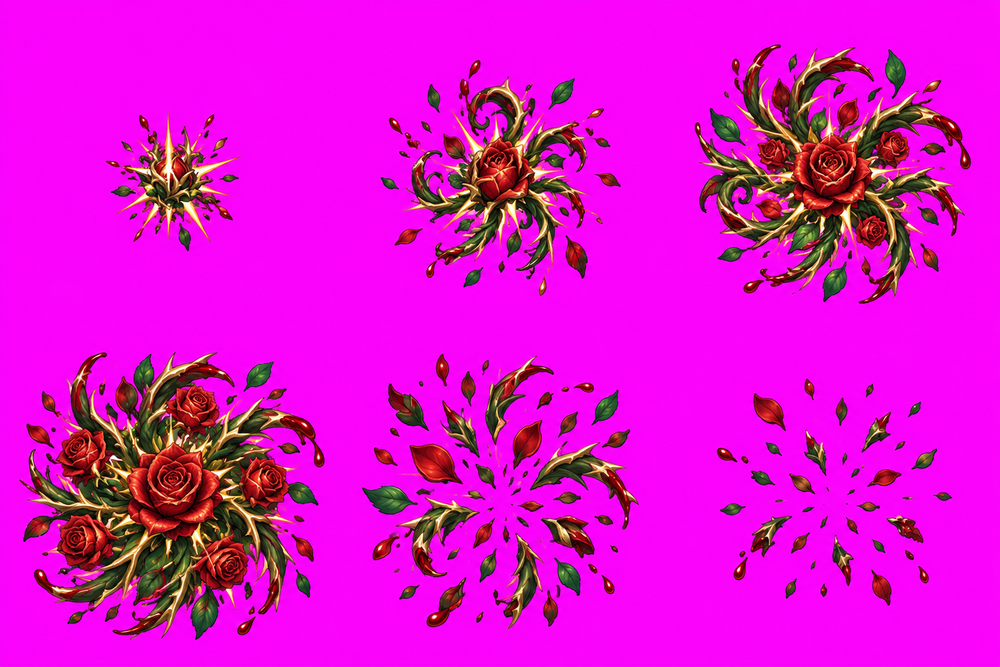
#> input picture assets/fx/bosses/briar/raw.png, 1000 x 667 px, shrunk from 1536 x 1024 before the run
$ python despill_magenta.py ../../../../fx/bosses/briar/raw.png
#> lines starting #> are read from the running program, lines starting #| are printed output that depends on the picture; after the words box and inside, x2 and y2 are one past the last pixel; in counts of white or black regions, pixels touching at a corner belong together
#> further down, src is the input picture: PIL image 1000x667 RGB; mean R, G, B 221.1, 16.2, 206.6
"""Remove leftover magenta chroma-key fringe from transparent sprite sheets (lossless, in place).

Only pixels near the transparent edge (or semi-transparent ones) whose colour is tinted toward
#FF00FF are touched; their RGB is replaced by the nearest clean opaque pixel's colour, alpha kept.
Strongly magenta pixels trapped inside the body (enclosed key gaps) are recoloured the same way.
Outline pixels near the edge with a purple cast get their blue pulled down toward red-brown.
Isolated pink specks (tiny components that are mostly magenta) are cleared.
Usage: python despill_magenta.py [--dry] <image> [...]
"""
import sys
import numpy as np
from PIL import Image
from scipy import ndimage

def despill(im):
    a = np.asarray(im.convert("RGBA")).astype(np.int32)
    r, g, b, al = a[..., 0], a[..., 1], a[..., 2], a[..., 3]
#> al: shape (667, 1000) int32; every value is 255
    tint = (np.minimum(r, b) - g > 35) & (b * 100 > r * 45) & (al > 0)
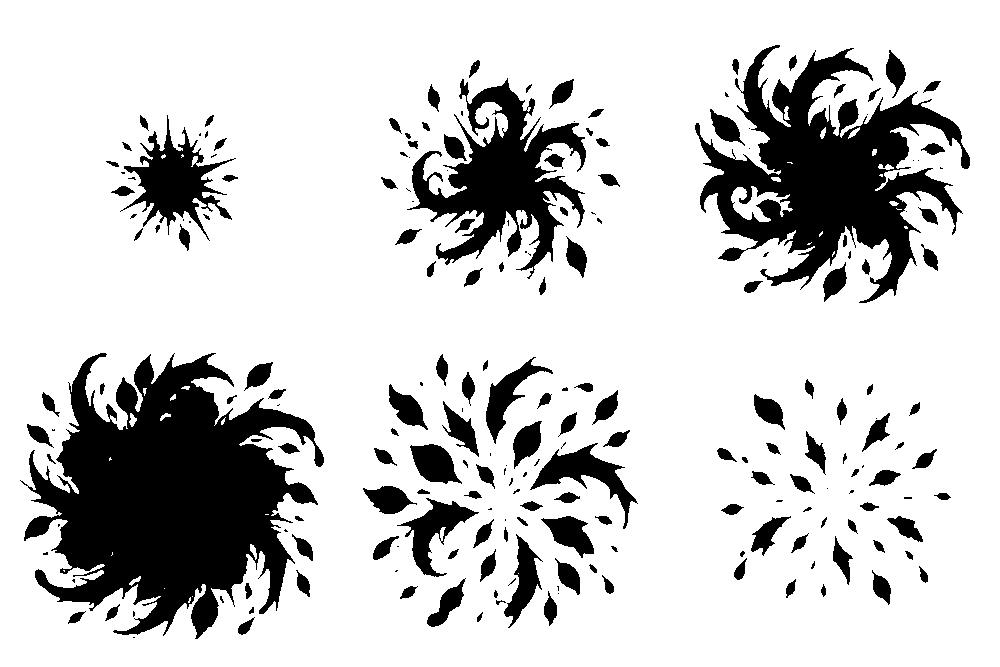
#> tint: shape (667, 1000) bool; 80.8% white; 211 black regions (65 under 20 px), largest, box (x1, y1, x2, y2) and area: (20, 353, 324, 639) 47127, (695, 45, 970, 303) 29029, (407, 78, 586, 279) 13613
    solid = al >= 64
#> solid: shape (667, 1000) bool; every value is 1
    near_edge = ndimage.binary_dilation(~solid, iterations=3)
#> near_edge: shape (667, 1000) bool; every value is 0
    strong = (np.minimum(r, b) - g > 60) & (b * 100 > r * 55) & (al > 0)
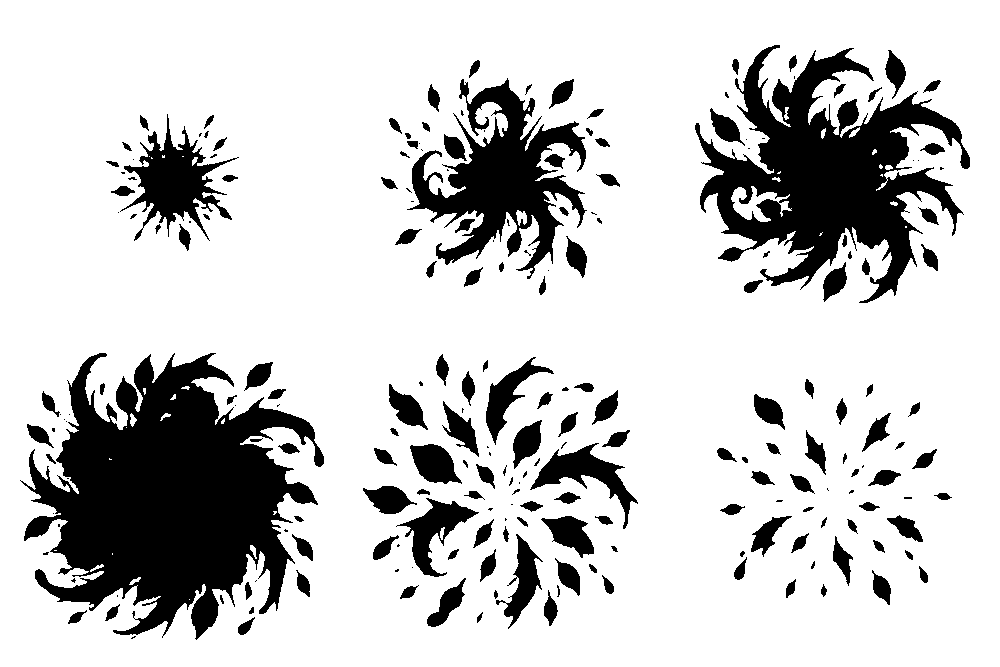
#> strong: shape (667, 1000) bool; 80.2% white; 220 black regions (69 under 20 px), largest, box (x1, y1, x2, y2) and area: (20, 353, 324, 640) 47758, (695, 45, 970, 303) 29689, (407, 78, 587, 279) 14060
    bad = (tint & (near_edge | (al < 200))) | strong
    # tiny components dominated by magenta are keying specks
    lab, k = ndimage.label(al > 0)
#> lab: shape (667, 1000) int32; every value is 1
#> k = 1
    cleared = 0
    if k:
        idx = range(1, k + 1)
        size = ndimage.sum(np.ones_like(lab), lab, idx)
#> size = [667000]
        magn = ndimage.sum(tint, lab, idx)
#> magn = [538644]
        drop = [i + 1 for i, (s, m) in enumerate(zip(size, magn)) if s <= 30 and m >= s * .4]
#> drop = []
        if drop:
            mask = np.isin(lab, drop); cleared = int(mask.sum()); a[mask, 3] = 0; bad &= ~mask
    good = solid & ~tint & ~strong & (al >= 200)
    fixed = int(bad.sum())
#> fixed = 535180
    if fixed and good.any():
        _, (iy, ix) = ndimage.distance_transform_edt(~good, return_indices=True)
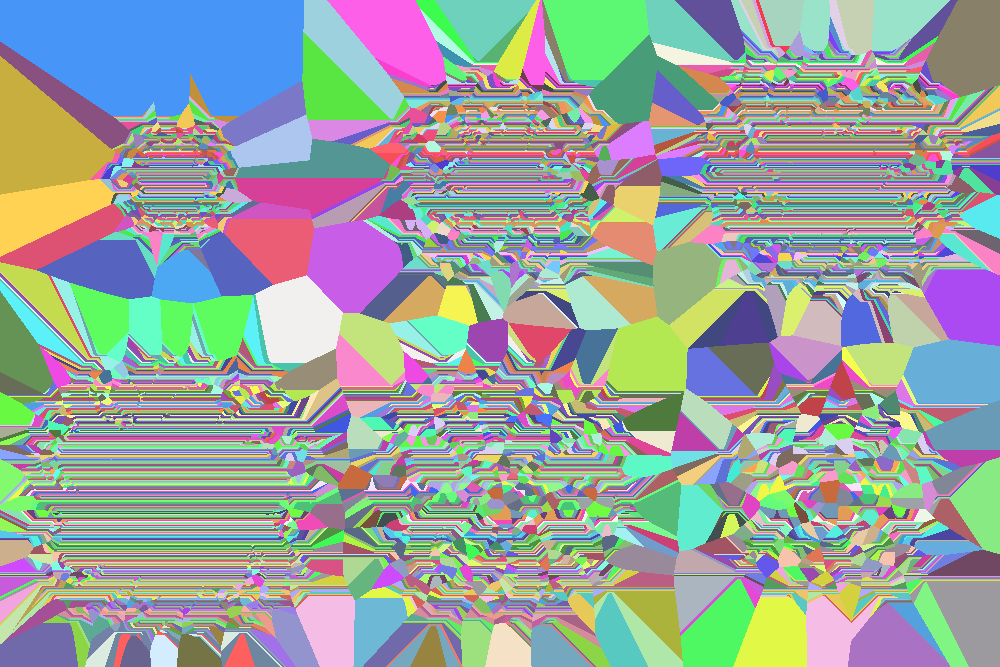
#> iy: shape (667, 1000) int32; 544 distinct labels, from 45 to 638; one colour per label, 0 black
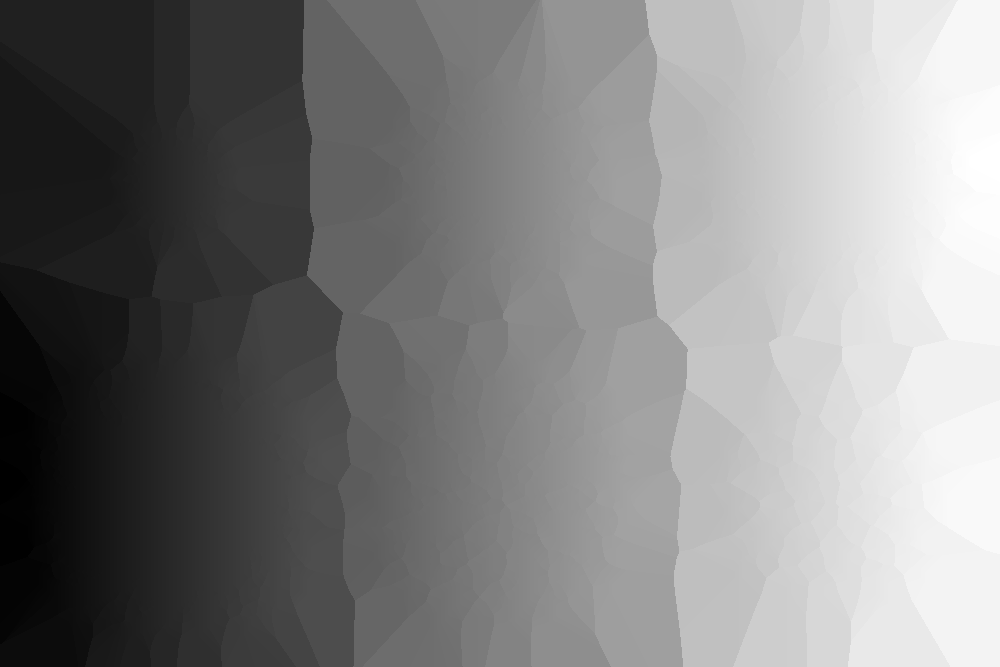
#> ix: shape (667, 1000) int32; min 20, max 969, mean 501.6; drawn with min black and max white
        ys, xs = np.nonzero(bad)
        a[ys, xs, :3] = a[iy[ys, xs], ix[ys, xs], :3]
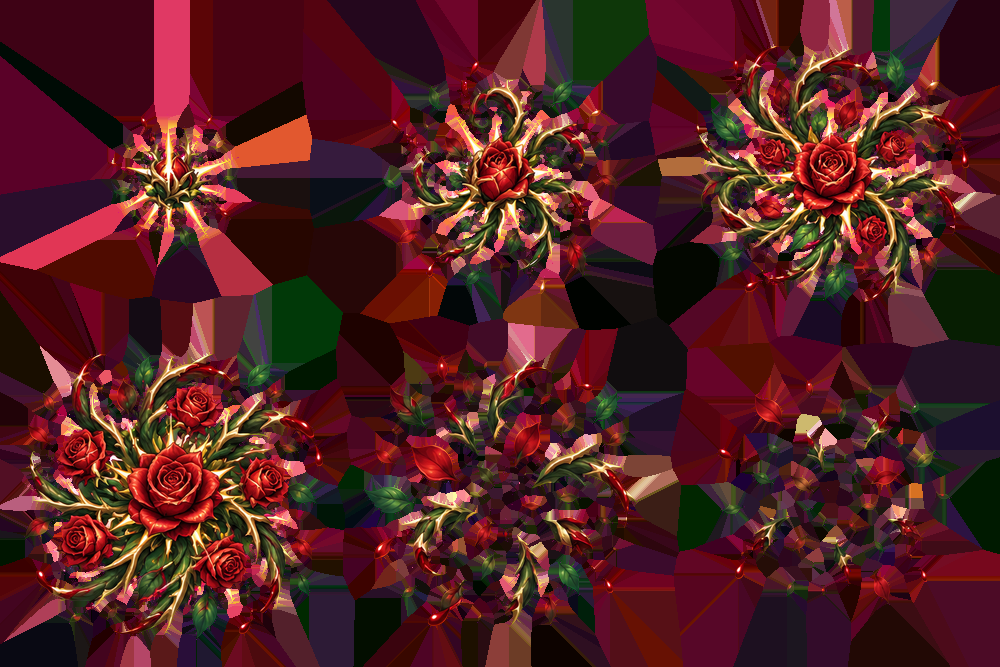
#> a: shape (667, 1000, 4) int32; mean R, G, B, A 82.6, 31.5, 34.4, 255
    # softer purple cast on outline pixels near the edge: pull blue down toward a red-brown
    r, g, b = a[..., 0], a[..., 1], a[..., 2]
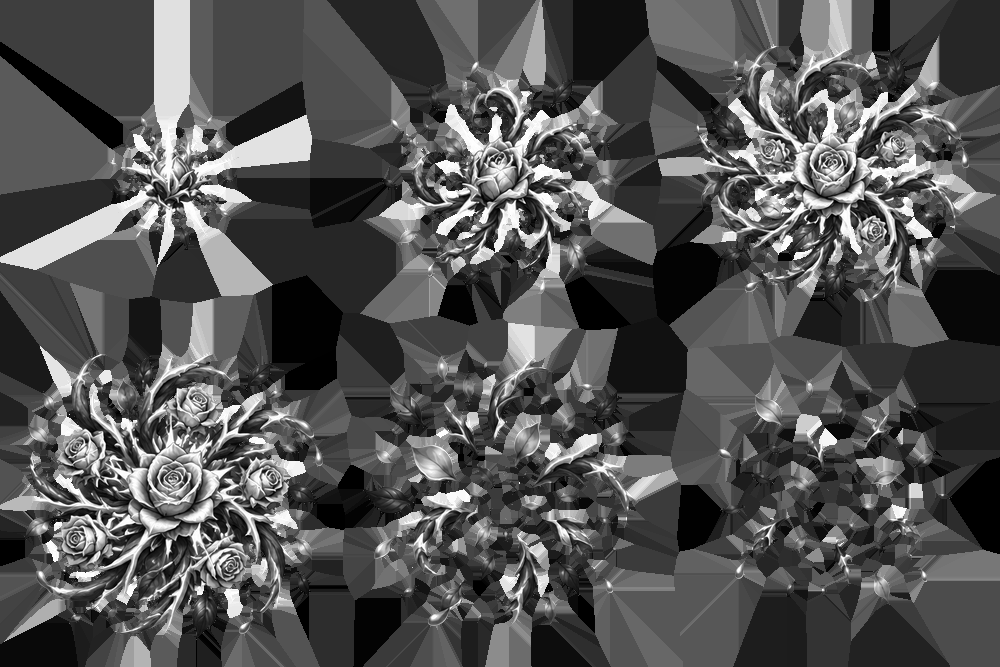
#> r: shape (667, 1000) int32; min 0, max 255, mean 82.6
    soft = (np.minimum(r, b) - g > 25) & (b * 100 > r * 40) & near_edge & (a[..., 3] > 0)
    target = np.minimum(b, g + (r - g) // 4)
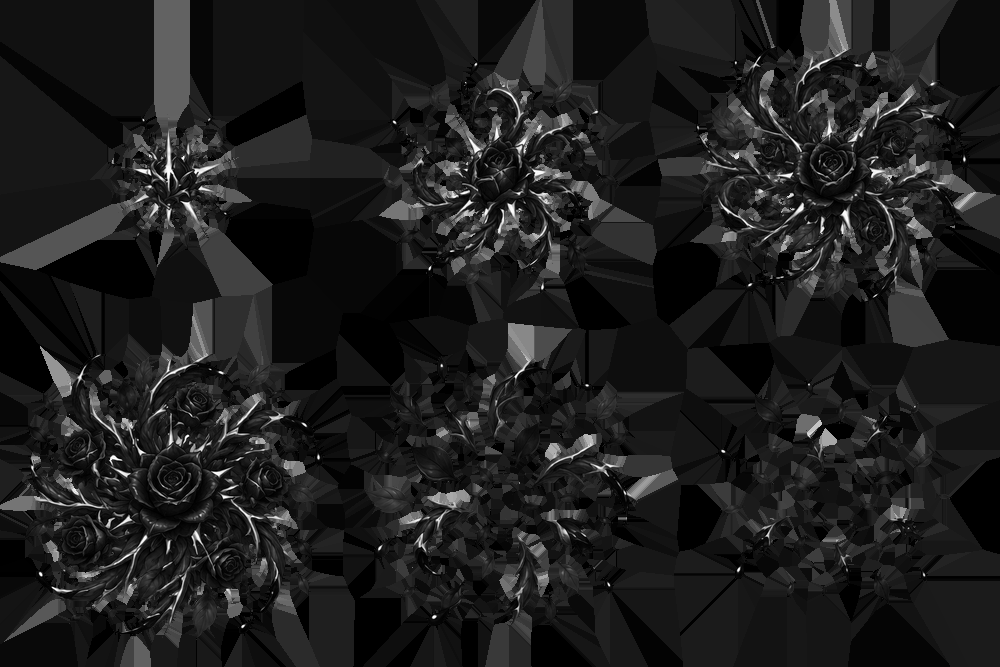
#> target: shape (667, 1000) int32; min 0, max 255, mean 29.4
    soft &= target < b
    a[..., 2] = np.where(soft, target, b)
    fixed += int(soft.sum())
    return Image.fromarray(a.astype(np.uint8), "RGBA"), fixed, cleared

if __name__ == "__main__":
    dry = "--dry" in sys.argv
    for path in [p for p in sys.argv[1:] if p != "--dry"]:
        src = Image.open(path)
        out, fixed, cleared = despill(src)
#> fixed = 535180; cleared = 0
        print(f"{path}: recoloured {fixed} fringe px, cleared {cleared} speck px")
#| ../../../../fx/bosses/briar/raw.png: recoloured 535180 fringe px, cleared 0 speck px
        if dry or not (fixed or cleared):
            continue
        if path.lower().endswith(".webp"):
            out.save(path, lossless=True, quality=100, method=6)
        else:
            out.save(path)
